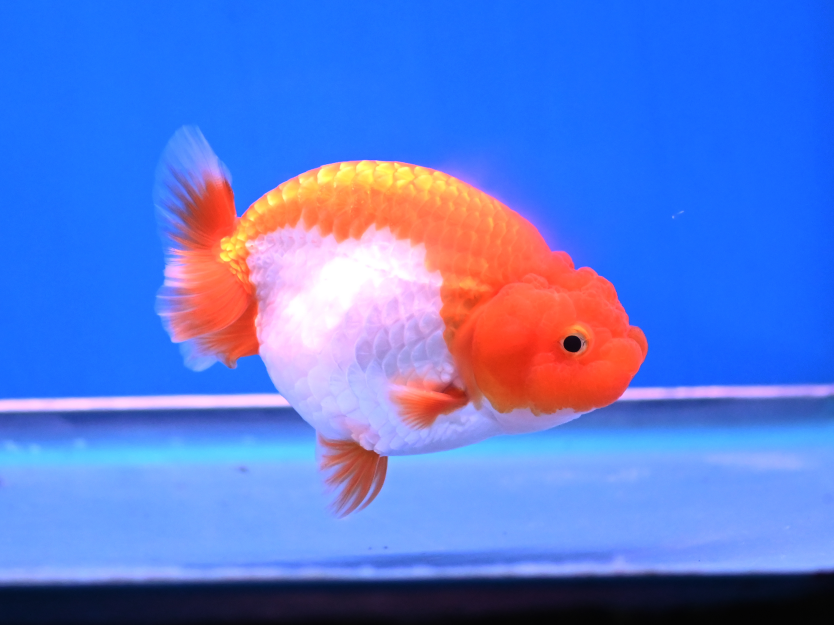
#> input picture lab01/goldfish.jpg, 2501 x 1875 px (shown at 1/3 size)
$ python lab01.py
#> lines starting #> are read from the running program, lines starting #| are printed output that depends on the picture
import cv2
import numpy as np
import math
import matplotlib.image as mpimg
import matplotlib.pyplot as plt


# Load the input image
image = cv2.imread('goldfish.jpg')
#> image is the input picture: shape (1875, 2501, 3); mean B, G, R 213.8, 122.2, 90.8
#cv2.imshow('Original', image)
cv2.waitKey(0)

# Use the cvtColor() function to grayscale the image
gray_image = cv2.cvtColor(image, cv2.COLOR_BGR2GRAY)
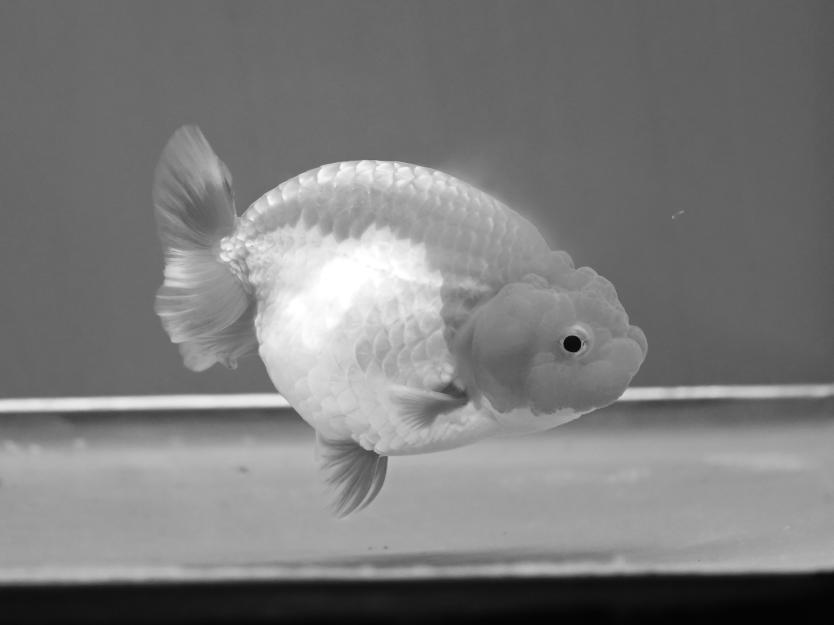
#> gray_image: shape (1875, 2501) (shown at 1/3 size); min 1, max 255, mean 123.3
gray_image = cv2.resize(gray_image, (200,200))
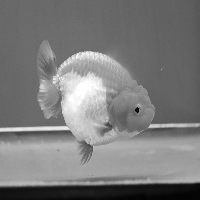
#> gray_image: shape (200, 200); min 3, max 255, mean 123.2
plt.imshow(gray_image)
#print(gray_image)
#cv2.imshow('Grayscale', gray_image)
cv2.waitKey(0)

# Window shown waits for any key pressing event
cv2.destroyAllWindows()

$ run again, with lab01/sea.jpg copied over lab01/goldfish.jpg
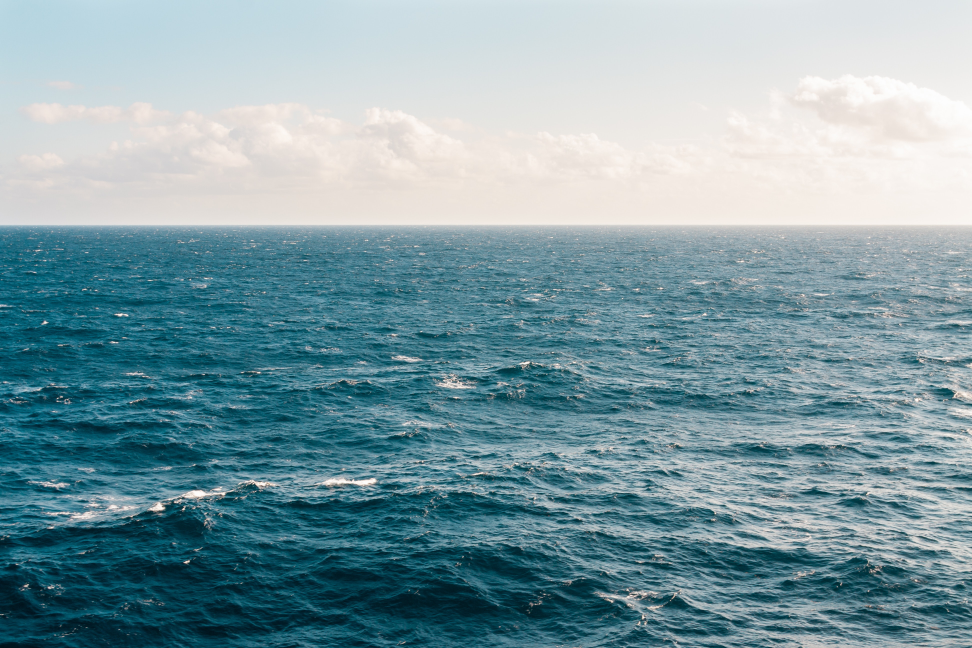
#> input picture lab01/sea.jpg, 3888 x 2592 px (shown at 1/4 size)
#> image is the input picture: shape (2592, 3888, 3); mean B, G, R 164.5, 156.7, 127.1
#> `gray_image = cv2.cvtColor(image, cv2.COLOR_BGR2GRAY)`:
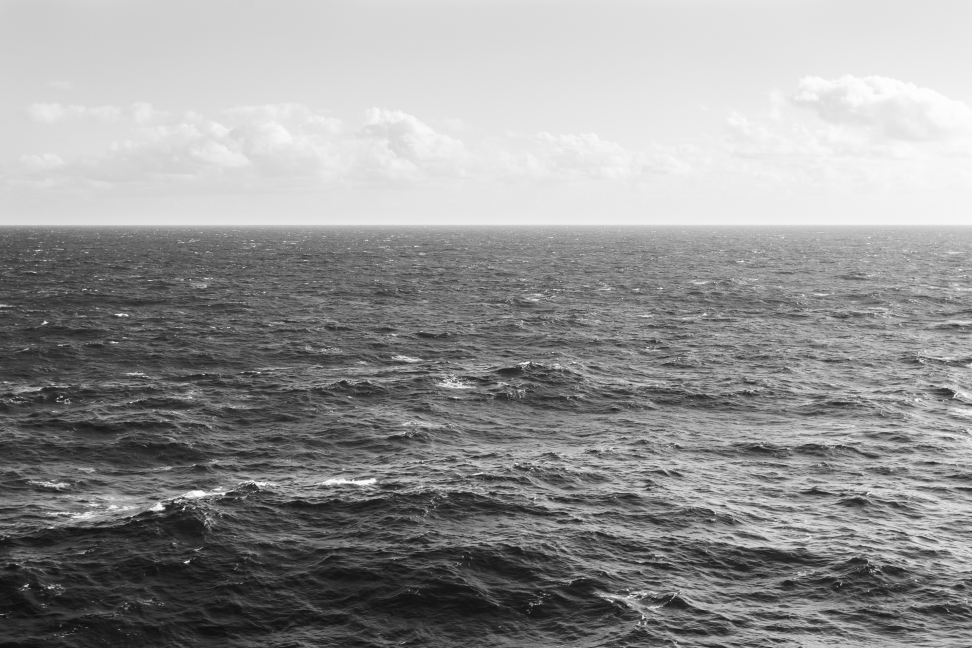
#> gray_image: shape (2592, 3888) (shown at 1/4 size); min 10, max 255, mean 148.7
#> `gray_image = cv2.resize(gray_image, (200,200))`:
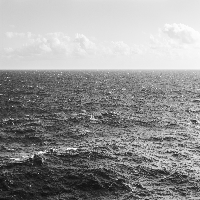
#> gray_image: shape (200, 200); min 14, max 253, mean 148.7

$ run again, with lab01/sunset.jpg copied over lab01/goldfish.jpg
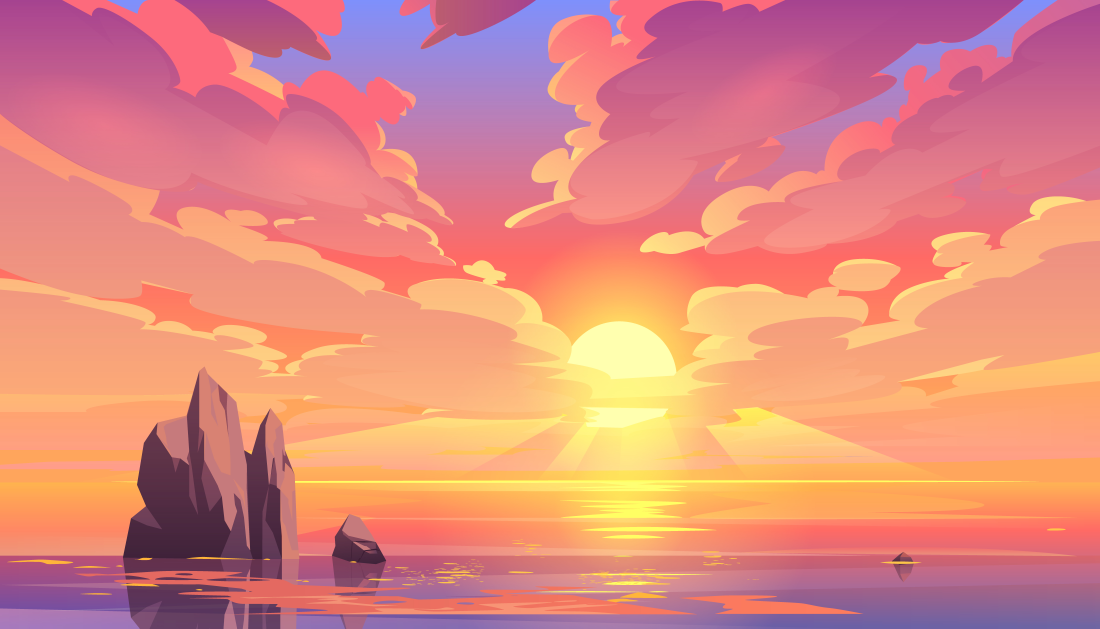
#> input picture lab01/sunset.jpg, 5500 x 3143 px (shown at 1/5 size)
#> image is the input picture: shape (3143, 5500, 3); mean B, G, R 127.5, 138.1, 223.7
#> `gray_image = cv2.cvtColor(image, cv2.COLOR_BGR2GRAY)`:
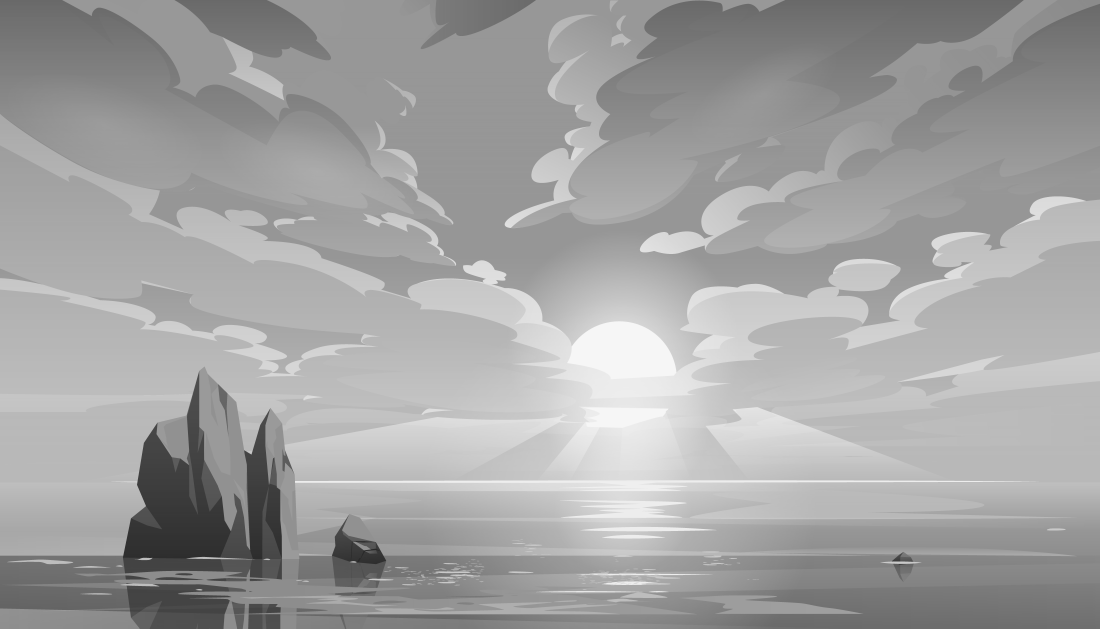
#> gray_image: shape (3143, 5500) (shown at 1/5 size); min 40, max 246, mean 162.5
#> `gray_image = cv2.resize(gray_image, (200,200))`:
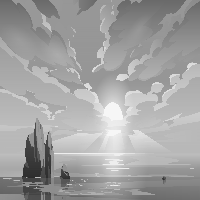
#> gray_image: shape (200, 200); min 41, max 246, mean 162.4
